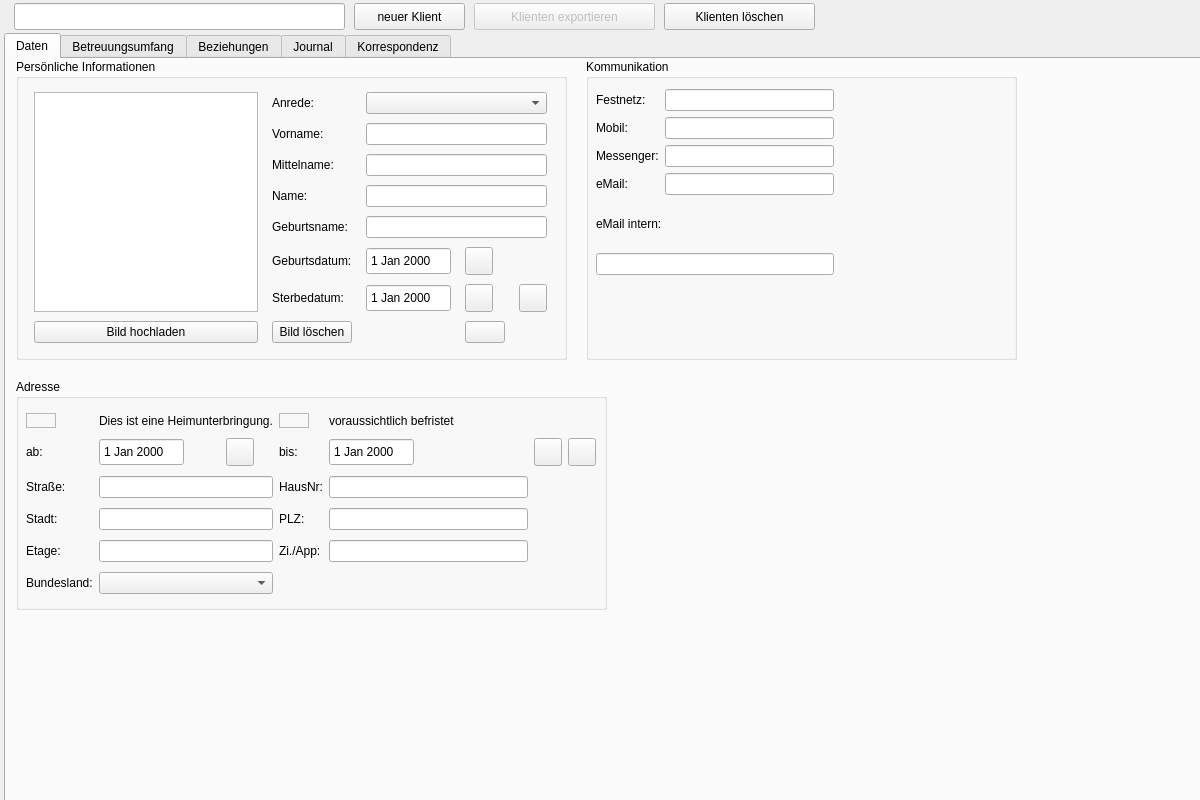
<?xml version="1.0" encoding="UTF-8"?>
<ui version="4.0">
 <class>client_tab</class>
 <widget class="QWidget" name="client_tab">
  <property name="geometry">
   <rect>
    <x>0</x>
    <y>0</y>
    <width>1200</width>
    <height>800</height>
   </rect>
  </property>
  <property name="minimumSize">
   <size>
    <width>1200</width>
    <height>800</height>
   </size>
  </property>
  <widget class="QPushButton" name="pushButton_2">
   <property name="enabled">
    <bool>false</bool>
   </property>
   <property name="geometry">
    <rect>
     <x>474</x>
     <y>3</y>
     <width>181</width>
     <height>27</height>
    </rect>
   </property>
   <property name="text">
    <string>Klienten exportieren</string>
   </property>
   <property name="icon">
    <iconset>
     <normaloff>:/icons/icons/application-export.png</normaloff>:/icons/icons/application-export.png</iconset>
   </property>
  </widget>
  <widget class="QLineEdit" name="select_client_edit">
   <property name="geometry">
    <rect>
     <x>14</x>
     <y>3</y>
     <width>331</width>
     <height>27</height>
    </rect>
   </property>
  </widget>
  <widget class="QPushButton" name="pushButton">
   <property name="geometry">
    <rect>
     <x>354</x>
     <y>3</y>
     <width>111</width>
     <height>27</height>
    </rect>
   </property>
   <property name="text">
    <string>neuer Klient</string>
   </property>
   <property name="icon">
    <iconset>
     <normaloff>:/icons/icons/plus.png</normaloff>:/icons/icons/plus.png</iconset>
   </property>
  </widget>
  <widget class="QTabWidget" name="tabWidget">
   <property name="geometry">
    <rect>
     <x>4</x>
     <y>33</y>
     <width>1700</width>
     <height>771</height>
    </rect>
   </property>
   <property name="currentIndex">
    <number>0</number>
   </property>
   <widget class="QWidget" name="Daten_4">
    <attribute name="title">
     <string>Daten</string>
    </attribute>
    <widget class="QGroupBox" name="client_personal_groupBox_4">
     <property name="geometry">
      <rect>
       <x>10</x>
       <y>0</y>
       <width>551</width>
       <height>301</height>
      </rect>
     </property>
     <property name="title">
      <string>Persönliche Informationen</string>
     </property>
     <widget class="QWidget" name="gridLayoutWidget_11">
      <property name="geometry">
       <rect>
        <x>10</x>
        <y>30</y>
        <width>531</width>
        <height>262</height>
       </rect>
      </property>
      <layout class="QGridLayout" name="gridLayout_8">
       <item row="3" column="2" colspan="3">
        <widget class="QLineEdit" name="client_surname_edit_4"/>
       </item>
       <item row="6" column="4">
        <widget class="QPushButton" name="client_death_date_clear_btn_4">
         <property name="maximumSize">
          <size>
           <width>28</width>
           <height>28</height>
          </size>
         </property>
         <property name="text">
          <string/>
         </property>
         <property name="icon">
          <iconset theme="QIcon::ThemeIcon::EditDelete"/>
         </property>
        </widget>
       </item>
       <item row="4" column="1">
        <widget class="QLabel" name="client_birth_name_label_4">
         <property name="maximumSize">
          <size>
           <width>16777215</width>
           <height>28</height>
          </size>
         </property>
         <property name="text">
          <string>Geburtsname:</string>
         </property>
        </widget>
       </item>
       <item row="7" column="0">
        <widget class="QPushButton" name="client_pict_upload_btn_4">
         <property name="maximumSize">
          <size>
           <width>16777215</width>
           <height>28</height>
          </size>
         </property>
         <property name="text">
          <string>Bild hochladen</string>
         </property>
         <property name="icon">
          <iconset>
           <normaloff>:/icons/icons/drive-upload.png</normaloff>:/icons/icons/drive-upload.png</iconset>
         </property>
        </widget>
       </item>
       <item row="6" column="2">
        <widget class="QDateEdit" name="client_death_date_edit_4">
         <property name="maximumSize">
          <size>
           <width>85</width>
           <height>28</height>
          </size>
         </property>
         <property name="inputMethodHints">
          <set>Qt::InputMethodHint::ImhDate</set>
         </property>
         <property name="buttonSymbols">
          <enum>QAbstractSpinBox::ButtonSymbols::NoButtons</enum>
         </property>
        </widget>
       </item>
       <item row="1" column="2" colspan="3">
        <widget class="QLineEdit" name="client_given_name_edit_4"/>
       </item>
       <item row="2" column="1">
        <widget class="QLabel" name="client_middle_name_label_4">
         <property name="sizePolicy">
          <sizepolicy hsizetype="Fixed" vsizetype="Fixed">
           <horstretch>0</horstretch>
           <verstretch>0</verstretch>
          </sizepolicy>
         </property>
         <property name="maximumSize">
          <size>
           <width>16777215</width>
           <height>28</height>
          </size>
         </property>
         <property name="text">
          <string>Mittelname:</string>
         </property>
        </widget>
       </item>
       <item row="2" column="2" colspan="3">
        <widget class="QLineEdit" name="client_middle_name_edit_4"/>
       </item>
       <item row="0" column="0" rowspan="7">
        <widget class="QGraphicsView" name="client_pict_graphicsView_4">
         <property name="sizePolicy">
          <sizepolicy hsizetype="Fixed" vsizetype="Fixed">
           <horstretch>0</horstretch>
           <verstretch>3</verstretch>
          </sizepolicy>
         </property>
         <property name="maximumSize">
          <size>
           <width>224</width>
           <height>224</height>
          </size>
         </property>
         <property name="sizeIncrement">
          <size>
           <width>0</width>
           <height>0</height>
          </size>
         </property>
        </widget>
       </item>
       <item row="1" column="1">
        <widget class="QLabel" name="client_given_name_label_4">
         <property name="maximumSize">
          <size>
           <width>16777215</width>
           <height>28</height>
          </size>
         </property>
         <property name="text">
          <string>Vorname:</string>
         </property>
        </widget>
       </item>
       <item row="5" column="2">
        <widget class="QDateEdit" name="client_birth_date_edit_4">
         <property name="maximumSize">
          <size>
           <width>85</width>
           <height>28</height>
          </size>
         </property>
         <property name="inputMethodHints">
          <set>Qt::InputMethodHint::ImhDate|Qt::InputMethodHint::ImhPreferNumbers</set>
         </property>
         <property name="buttonSymbols">
          <enum>QAbstractSpinBox::ButtonSymbols::NoButtons</enum>
         </property>
        </widget>
       </item>
       <item row="3" column="1">
        <widget class="QLabel" name="client_surname_label_4">
         <property name="sizePolicy">
          <sizepolicy hsizetype="Fixed" vsizetype="Fixed">
           <horstretch>0</horstretch>
           <verstretch>0</verstretch>
          </sizepolicy>
         </property>
         <property name="maximumSize">
          <size>
           <width>16777215</width>
           <height>28</height>
          </size>
         </property>
         <property name="text">
          <string>Name:</string>
         </property>
        </widget>
       </item>
       <item row="6" column="3">
        <widget class="QPushButton" name="client_death_date_btn_4">
         <property name="maximumSize">
          <size>
           <width>28</width>
           <height>28</height>
          </size>
         </property>
         <property name="text">
          <string/>
         </property>
         <property name="icon">
          <iconset>
           <normaloff>../../../Python-Projects/fameoucrazy_vor_Neustrukturierung/icons/calendar-select.png</normaloff>../../../Python-Projects/fameoucrazy_vor_Neustrukturierung/icons/calendar-select.png</iconset>
         </property>
        </widget>
       </item>
       <item row="5" column="1">
        <widget class="QLabel" name="client_birth_date_label_4">
         <property name="maximumSize">
          <size>
           <width>16777215</width>
           <height>28</height>
          </size>
         </property>
         <property name="text">
          <string>Geburtsdatum:</string>
         </property>
        </widget>
       </item>
       <item row="0" column="1">
        <widget class="QLabel" name="client_salutation_label_4">
         <property name="sizePolicy">
          <sizepolicy hsizetype="Fixed" vsizetype="Fixed">
           <horstretch>0</horstretch>
           <verstretch>0</verstretch>
          </sizepolicy>
         </property>
         <property name="maximumSize">
          <size>
           <width>16777215</width>
           <height>28</height>
          </size>
         </property>
         <property name="text">
          <string>Anrede:</string>
         </property>
        </widget>
       </item>
       <item row="4" column="2" colspan="3">
        <widget class="QLineEdit" name="client_birth_name_edit_4"/>
       </item>
       <item row="5" column="3">
        <widget class="QPushButton" name="client_birth_date_btn_4">
         <property name="minimumSize">
          <size>
           <width>28</width>
           <height>28</height>
          </size>
         </property>
         <property name="maximumSize">
          <size>
           <width>28</width>
           <height>28</height>
          </size>
         </property>
         <property name="text">
          <string/>
         </property>
         <property name="icon">
          <iconset>
           <normaloff>../../../Python-Projects/fameoucrazy_vor_Neustrukturierung/icons/calendar-select.png</normaloff>../../../Python-Projects/fameoucrazy_vor_Neustrukturierung/icons/calendar-select.png</iconset>
         </property>
        </widget>
       </item>
       <item row="6" column="1">
        <widget class="QLabel" name="label_40">
         <property name="maximumSize">
          <size>
           <width>16777215</width>
           <height>28</height>
          </size>
         </property>
         <property name="text">
          <string>Sterbedatum:</string>
         </property>
        </widget>
       </item>
       <item row="0" column="2" colspan="3">
        <widget class="QComboBox" name="client_salutation_combo_4"/>
       </item>
       <item row="7" column="1">
        <widget class="QPushButton" name="client_pict_delete_btn_4">
         <property name="maximumSize">
          <size>
           <width>16777215</width>
           <height>28</height>
          </size>
         </property>
         <property name="text">
          <string>Bild löschen</string>
         </property>
         <property name="icon">
          <iconset>
           <normaloff>:/icons/icons/minus.png</normaloff>:/icons/icons/minus.png</iconset>
         </property>
        </widget>
       </item>
       <item row="7" column="3">
        <widget class="QPushButton" name="pushButton_7">
         <property name="text">
          <string/>
         </property>
        </widget>
       </item>
      </layout>
     </widget>
    </widget>
    <widget class="QGroupBox" name="client_addr_groupBox_4">
     <property name="geometry">
      <rect>
       <x>10</x>
       <y>320</y>
       <width>591</width>
       <height>231</height>
      </rect>
     </property>
     <property name="title">
      <string>Adresse</string>
     </property>
     <property name="checkable">
      <bool>false</bool>
     </property>
     <widget class="QWidget" name="gridLayoutWidget_12">
      <property name="geometry">
       <rect>
        <x>10</x>
        <y>30</y>
        <width>570</width>
        <height>191</height>
       </rect>
      </property>
      <layout class="QGridLayout" name="client_add_grid_4">
       <item row="1" column="4">
        <widget class="QDateEdit" name="addr_till_date_edit_4">
         <property name="maximumSize">
          <size>
           <width>85</width>
           <height>28</height>
          </size>
         </property>
         <property name="inputMethodHints">
          <set>Qt::InputMethodHint::ImhDate</set>
         </property>
         <property name="buttonSymbols">
          <enum>QAbstractSpinBox::ButtonSymbols::NoButtons</enum>
         </property>
        </widget>
       </item>
       <item row="3" column="0">
        <widget class="QLabel" name="label_41">
         <property name="text">
          <string>Stadt:</string>
         </property>
        </widget>
       </item>
       <item row="3" column="1" colspan="2">
        <widget class="QLineEdit" name="lineEdit_26"/>
       </item>
       <item row="1" column="0">
        <widget class="QLabel" name="addr_from_date_label_4">
         <property name="text">
          <string>ab:</string>
         </property>
        </widget>
       </item>
       <item row="1" column="5">
        <widget class="QPushButton" name="addr_till_date_btn_4">
         <property name="maximumSize">
          <size>
           <width>28</width>
           <height>28</height>
          </size>
         </property>
         <property name="text">
          <string/>
         </property>
         <property name="icon">
          <iconset>
           <normaloff>../../../Python-Projects/fameoucrazy_vor_Neustrukturierung/icons/calendar-select.png</normaloff>../../../Python-Projects/fameoucrazy_vor_Neustrukturierung/icons/calendar-select.png</iconset>
         </property>
        </widget>
       </item>
       <item row="2" column="3">
        <widget class="QLabel" name="label_42">
         <property name="text">
          <string>HausNr:</string>
         </property>
        </widget>
       </item>
       <item row="4" column="0">
        <widget class="QLabel" name="label_43">
         <property name="text">
          <string>Etage:</string>
         </property>
        </widget>
       </item>
       <item row="1" column="1">
        <widget class="QDateEdit" name="addr_from_date_edit_4">
         <property name="maximumSize">
          <size>
           <width>85</width>
           <height>28</height>
          </size>
         </property>
         <property name="inputMethodHints">
          <set>Qt::InputMethodHint::ImhDate</set>
         </property>
         <property name="buttonSymbols">
          <enum>QAbstractSpinBox::ButtonSymbols::NoButtons</enum>
         </property>
        </widget>
       </item>
       <item row="1" column="6">
        <widget class="QPushButton" name="addr_till_date_clear_btn_4">
         <property name="maximumSize">
          <size>
           <width>28</width>
           <height>28</height>
          </size>
         </property>
         <property name="text">
          <string/>
         </property>
         <property name="icon">
          <iconset theme="QIcon::ThemeIcon::EditDelete"/>
         </property>
        </widget>
       </item>
       <item row="3" column="3">
        <widget class="QLabel" name="label_44">
         <property name="text">
          <string>PLZ:</string>
         </property>
        </widget>
       </item>
       <item row="1" column="3">
        <widget class="QLabel" name="addr_till_date_label_4">
         <property name="text">
          <string>bis:</string>
         </property>
        </widget>
       </item>
       <item row="0" column="0">
        <widget class="QFrame" name="nursing_home_accomodation_toggle">
         <property name="maximumSize">
          <size>
           <width>30</width>
           <height>15</height>
          </size>
         </property>
         <property name="frameShape">
          <enum>QFrame::Shape::StyledPanel</enum>
         </property>
         <property name="frameShadow">
          <enum>QFrame::Shadow::Raised</enum>
         </property>
        </widget>
       </item>
       <item row="2" column="0">
        <widget class="QLabel" name="label_45">
         <property name="text">
          <string>Straße:</string>
         </property>
        </widget>
       </item>
       <item row="1" column="2">
        <widget class="QPushButton" name="addr_from_btn_4">
         <property name="maximumSize">
          <size>
           <width>28</width>
           <height>28</height>
          </size>
         </property>
         <property name="text">
          <string/>
         </property>
         <property name="icon">
          <iconset>
           <normaloff>../../../Python-Projects/fameoucrazy_vor_Neustrukturierung/icons/calendar-select.png</normaloff>../../../Python-Projects/fameoucrazy_vor_Neustrukturierung/icons/calendar-select.png</iconset>
         </property>
        </widget>
       </item>
       <item row="0" column="4" colspan="3">
        <widget class="QLabel" name="addr_till_date_toggle_label_4">
         <property name="text">
          <string>voraussichtlich befristet</string>
         </property>
        </widget>
       </item>
       <item row="0" column="1" colspan="2">
        <widget class="QLabel" name="nursing_home_accomodation_toggle_label_4">
         <property name="text">
          <string>Dies ist eine Heimunterbringung.</string>
         </property>
        </widget>
       </item>
       <item row="2" column="1" colspan="2">
        <widget class="QLineEdit" name="lineEdit_27"/>
       </item>
       <item row="5" column="0">
        <widget class="QLabel" name="label_46">
         <property name="text">
          <string>Bundesland:</string>
         </property>
        </widget>
       </item>
       <item row="4" column="3">
        <widget class="QLabel" name="label_47">
         <property name="text">
          <string>Zi./App:</string>
         </property>
        </widget>
       </item>
       <item row="4" column="4">
        <widget class="QLineEdit" name="lineEdit_28">
         <property name="text">
          <string/>
         </property>
        </widget>
       </item>
       <item row="4" column="1" colspan="2">
        <widget class="QLineEdit" name="lineEdit_29">
         <property name="text">
          <string/>
         </property>
        </widget>
       </item>
       <item row="5" column="1" colspan="2">
        <widget class="QComboBox" name="client_addr_state_combo_4"/>
       </item>
       <item row="0" column="3">
        <widget class="QFrame" name="addr_till_date_toggle_4">
         <property name="enabled">
          <bool>true</bool>
         </property>
         <property name="sizePolicy">
          <sizepolicy hsizetype="Expanding" vsizetype="Preferred">
           <horstretch>0</horstretch>
           <verstretch>0</verstretch>
          </sizepolicy>
         </property>
         <property name="maximumSize">
          <size>
           <width>30</width>
           <height>15</height>
          </size>
         </property>
         <property name="frameShape">
          <enum>QFrame::Shape::StyledPanel</enum>
         </property>
         <property name="frameShadow">
          <enum>QFrame::Shadow::Raised</enum>
         </property>
        </widget>
       </item>
       <item row="3" column="4">
        <widget class="QLineEdit" name="lineEdit_30">
         <property name="text">
          <string/>
         </property>
        </widget>
       </item>
       <item row="2" column="4">
        <widget class="QLineEdit" name="lineEdit_31">
         <property name="text">
          <string/>
         </property>
        </widget>
       </item>
      </layout>
     </widget>
    </widget>
    <widget class="QGroupBox" name="client_comm_groupBox_4">
     <property name="geometry">
      <rect>
       <x>580</x>
       <y>0</y>
       <width>431</width>
       <height>301</height>
      </rect>
     </property>
     <property name="title">
      <string>Kommunikation</string>
     </property>
     <widget class="QWidget" name="gridLayoutWidget_13">
      <property name="geometry">
       <rect>
        <x>10</x>
        <y>30</y>
        <width>238</width>
        <height>186</height>
       </rect>
      </property>
      <layout class="QGridLayout" name="gridLayout_9">
       <item row="0" column="0">
        <widget class="QLabel" name="client_land_line_label_4">
         <property name="text">
          <string>Festnetz:</string>
         </property>
        </widget>
       </item>
       <item row="2" column="1">
        <widget class="QLineEdit" name="client_messenger_edit_4"/>
       </item>
       <item row="1" column="1">
        <widget class="QLineEdit" name="client_mobile_edit_4">
         <property name="text">
          <string/>
         </property>
        </widget>
       </item>
       <item row="4" column="0" colspan="2">
        <widget class="QLabel" name="client_mail_intern_label_4">
         <property name="text">
          <string>eMail intern:</string>
         </property>
        </widget>
       </item>
       <item row="1" column="0">
        <widget class="QLabel" name="client_mobile_label_4">
         <property name="text">
          <string>Mobil:</string>
         </property>
        </widget>
       </item>
       <item row="3" column="0">
        <widget class="QLabel" name="client_email_label_4">
         <property name="text">
          <string>eMail:</string>
         </property>
        </widget>
       </item>
       <item row="5" column="0" colspan="2">
        <widget class="QLineEdit" name="client_mail_intern_edit_4">
         <property name="text">
          <string/>
         </property>
        </widget>
       </item>
       <item row="3" column="1">
        <widget class="QLineEdit" name="client_email_edit_4">
         <property name="text">
          <string/>
         </property>
        </widget>
       </item>
       <item row="0" column="1">
        <widget class="QLineEdit" name="client_land_line_edit_4">
         <property name="text">
          <string/>
         </property>
        </widget>
       </item>
       <item row="2" column="0">
        <widget class="QLabel" name="client_messenger_label_4">
         <property name="text">
          <string>Messenger:</string>
         </property>
        </widget>
       </item>
      </layout>
     </widget>
    </widget>
   </widget>
   <widget class="QWidget" name="Betreuungsumfang_4">
    <attribute name="title">
     <string>Betreuungsumfang</string>
    </attribute>
    <widget class="QLabel" name="label_48">
     <property name="geometry">
      <rect>
       <x>290</x>
       <y>20</y>
       <width>111</width>
       <height>19</height>
      </rect>
     </property>
     <property name="text">
      <string>Aktenzeichen:</string>
     </property>
    </widget>
    <widget class="QCheckBox" name="checkBox_19">
     <property name="geometry">
      <rect>
       <x>10</x>
       <y>80</y>
       <width>21</width>
       <height>24</height>
      </rect>
     </property>
     <property name="text">
      <string/>
     </property>
    </widget>
    <widget class="QLineEdit" name="lineEdit_32">
     <property name="geometry">
      <rect>
       <x>290</x>
       <y>50</y>
       <width>181</width>
       <height>27</height>
      </rect>
     </property>
    </widget>
    <widget class="QLabel" name="label_49">
     <property name="geometry">
      <rect>
       <x>10</x>
       <y>60</y>
       <width>141</width>
       <height>19</height>
      </rect>
     </property>
     <property name="text">
      <string>Beginn:</string>
     </property>
    </widget>
    <widget class="QComboBox" name="comboBox_6">
     <property name="geometry">
      <rect>
       <x>120</x>
       <y>10</y>
       <width>131</width>
       <height>27</height>
      </rect>
     </property>
    </widget>
    <widget class="QCheckBox" name="checkBox_20">
     <property name="geometry">
      <rect>
       <x>290</x>
       <y>100</y>
       <width>221</width>
       <height>24</height>
      </rect>
     </property>
     <property name="text">
      <string>Vermögensangelegenheiten</string>
     </property>
    </widget>
    <widget class="QCheckBox" name="checkBox_21">
     <property name="geometry">
      <rect>
       <x>10</x>
       <y>140</y>
       <width>251</width>
       <height>24</height>
      </rect>
     </property>
     <property name="text">
      <string>Vertretung gegenüber Behörden</string>
     </property>
    </widget>
    <widget class="QCheckBox" name="checkBox_22">
     <property name="geometry">
      <rect>
       <x>10</x>
       <y>100</y>
       <width>191</width>
       <height>24</height>
      </rect>
     </property>
     <property name="text">
      <string>Aufenthaltsbestimmung</string>
     </property>
    </widget>
    <widget class="QCheckBox" name="checkBox_23">
     <property name="geometry">
      <rect>
       <x>290</x>
       <y>120</y>
       <width>221</width>
       <height>24</height>
      </rect>
     </property>
     <property name="text">
      <string>Wohnungsangelegenheiten</string>
     </property>
    </widget>
    <widget class="QLabel" name="label_50">
     <property name="geometry">
      <rect>
       <x>10</x>
       <y>20</y>
       <width>111</width>
       <height>20</height>
      </rect>
     </property>
     <property name="text">
      <string>Betreuungsart:</string>
     </property>
    </widget>
    <widget class="QCheckBox" name="checkBox_24">
     <property name="geometry">
      <rect>
       <x>10</x>
       <y>120</y>
       <width>151</width>
       <height>24</height>
      </rect>
     </property>
     <property name="text">
      <string>Gesundheitssorge </string>
     </property>
    </widget>
    <widget class="QPushButton" name="care_start_date_btn_4">
     <property name="geometry">
      <rect>
       <x>210</x>
       <y>51</y>
       <width>25</width>
       <height>25</height>
      </rect>
     </property>
     <property name="text">
      <string/>
     </property>
     <property name="icon">
      <iconset>
       <normaloff>../../../Python-Projects/fameoucrazy_vor_Neustrukturierung/icons/calendar-select.png</normaloff>../../../Python-Projects/fameoucrazy_vor_Neustrukturierung/icons/calendar-select.png</iconset>
     </property>
    </widget>
    <widget class="QDateEdit" name="care_start_date_edit_4">
     <property name="geometry">
      <rect>
       <x>120</x>
       <y>50</y>
       <width>85</width>
       <height>28</height>
      </rect>
     </property>
     <property name="buttonSymbols">
      <enum>QAbstractSpinBox::ButtonSymbols::NoButtons</enum>
     </property>
    </widget>
   </widget>
   <widget class="QWidget" name="Beziehungen_4">
    <attribute name="title">
     <string>Beziehungen</string>
    </attribute>
   </widget>
   <widget class="QWidget" name="Journal_4">
    <attribute name="title">
     <string>Journal</string>
    </attribute>
   </widget>
   <widget class="QWidget" name="Korrespondenz_4">
    <attribute name="title">
     <string>Korrespondenz</string>
    </attribute>
   </widget>
  </widget>
  <widget class="QPushButton" name="pushButton_3">
   <property name="geometry">
    <rect>
     <x>664</x>
     <y>3</y>
     <width>151</width>
     <height>27</height>
    </rect>
   </property>
   <property name="text">
    <string>Klienten löschen</string>
   </property>
   <property name="icon">
    <iconset>
     <normaloff>:/icons/icons/minus.png</normaloff>:/icons/icons/minus.png</iconset>
   </property>
  </widget>
 </widget>
 <resources>
  <include location="../../../Python-Projects/fameoucrazy_vor_Neustrukturierung/fameoucrazy_ressources.qrc"/>
 </resources>
 <connections/>
</ui>
